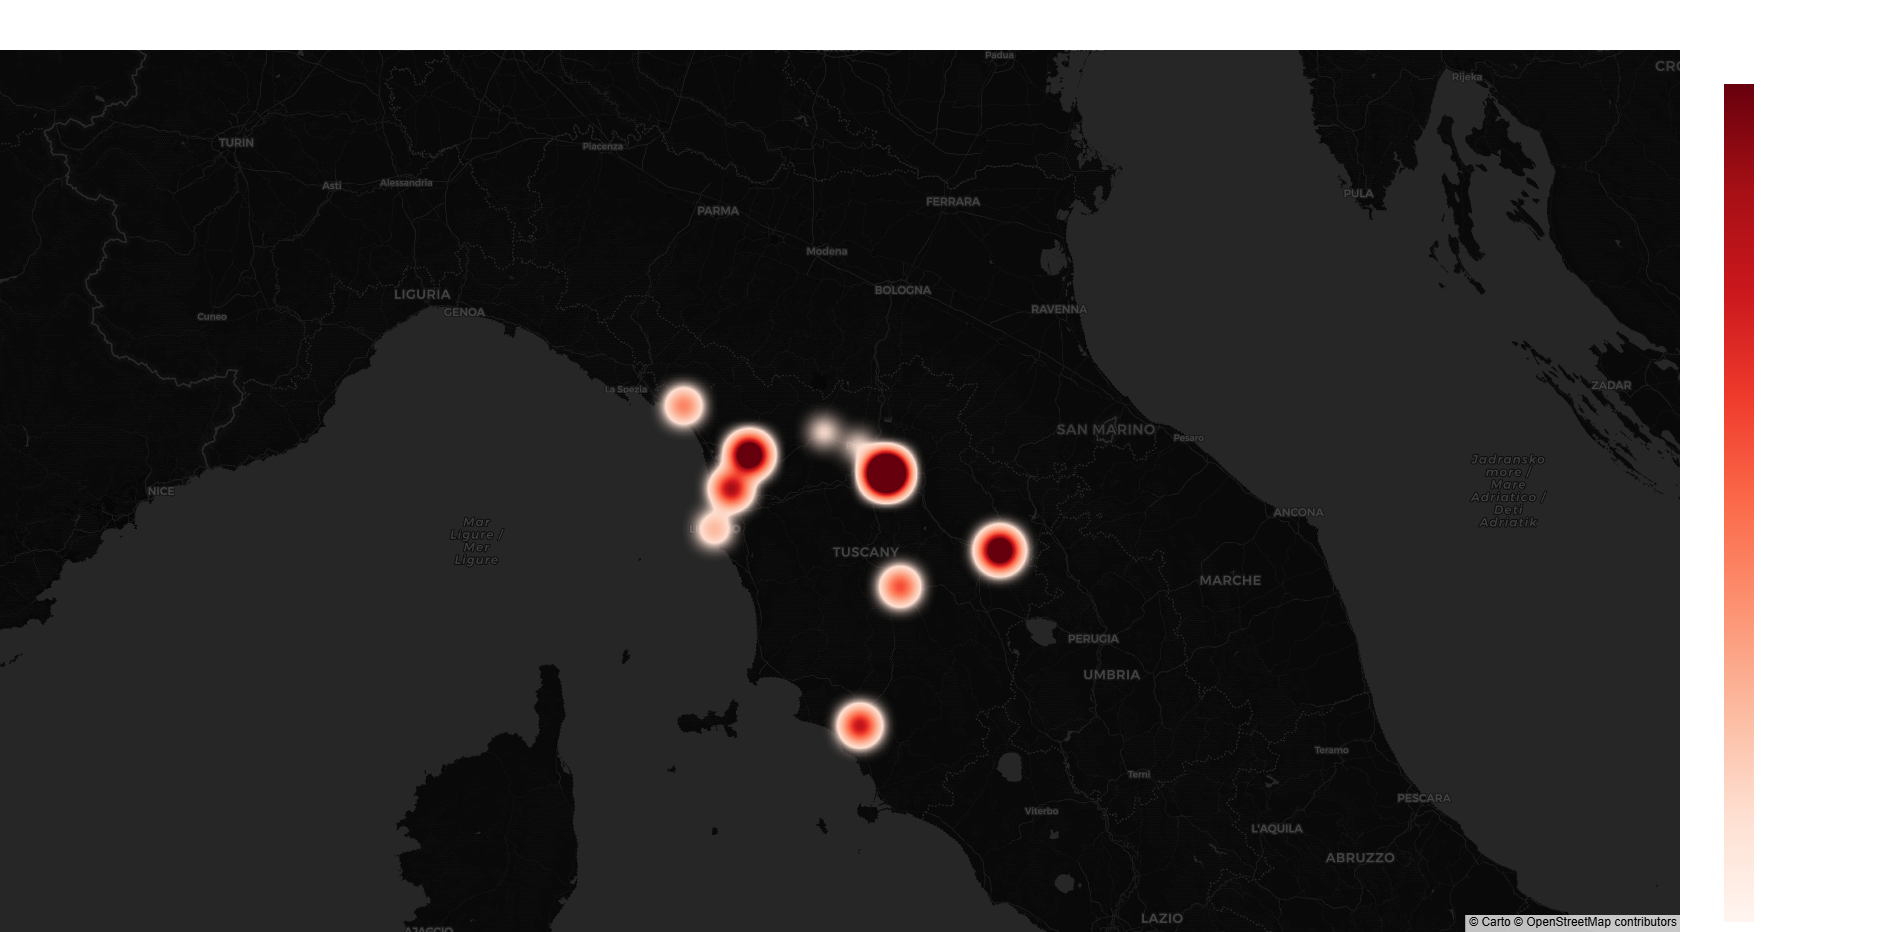

This chart was generated by the following Python code:
import os
import pandas as pd
import plotly.express as px
from dotenv import load_dotenv

# =====================================================================
# CONFIGURATION & PATHS
# =====================================================================
# Calcola la root del progetto (esce dalla cartella 'visualizations')
BASE_DIR = os.path.dirname(os.path.dirname(os.path.abspath(__file__))) if '__file__' in locals() else os.getcwd()
load_dotenv(os.path.join(BASE_DIR, ".env"))

PREMIUM_DB = os.path.join(BASE_DIR, "data_master", "market_master_database.csv")
FLIPPING_DB = os.path.join(BASE_DIR, "data_master", "market_flipping_database.csv")
OUTPUT_HTML = os.path.join(BASE_DIR, "visualizations", "treasure_map_toscana.html")

RENO_COST_MQ = int(os.getenv("RENO_COST_MQ", 1000))

# Coordinate centrali per le province toscane
COORDINATE_PROVINCE = {
    "FI": {"lat": 43.7696, "lon": 11.2558, "nome": "Firenze"},
    "LU": {"lat": 43.8429, "lon": 10.5027, "nome": "Lucca"},
    "AR": {"lat": 43.4631, "lon": 11.8778, "nome": "Arezzo"},
    "SI": {"lat": 43.3188, "lon": 11.3308, "nome": "Siena"},
    "PI": {"lat": 43.7085, "lon": 10.4036, "nome": "Pisa"},
    "LI": {"lat": 43.5485, "lon": 10.3106, "nome": "Livorno"},
    "PT": {"lat": 43.9330, "lon": 10.9121, "nome": "Pistoia"},
    "PO": {"lat": 43.8777, "lon": 11.1022, "nome": "Prato"},
    "GR": {"lat": 42.7605, "lon": 11.1101, "nome": "Grosseto"},
    "MS": {"lat": 44.0367, "lon": 10.1417, "nome": "Massa-Carrara"}
}


def create_profit_heatmap():
    print("🗺️ Generazione Mappa del Tesoro in corso...")

    if not os.path.exists(PREMIUM_DB) or not os.path.exists(FLIPPING_DB):
        print(f"🛑 Errore: Database mancanti in {os.path.join(BASE_DIR, 'data_master')}")
        return

    # 1. Caricamento Dati
    df_p = pd.read_csv(PREMIUM_DB)
    df_f = pd.read_csv(FLIPPING_DB)

    # 2. Pulizia GeoID e calcolo Mediane Premium
    df_p_clean = df_p[df_p['GeoID'].notna() & (~df_p['GeoID'].str.startswith('ERROR', na=True))]
    premium_medians = df_p_clean.groupby('GeoID')['Price_MQ'].median().reset_index()
    premium_medians.columns = ['GeoID', 'Premium_Median_MQ']

    # 3. Join e Calcolo del Profitto Potenziale
    df = pd.merge(df_f, premium_medians, on='GeoID', how='inner')
    df['Potential_Profit'] = (df['Premium_Median_MQ'] * df['Area']) - (df['Price'] + (df['Area'] * RENO_COST_MQ))

    # Filtro sanità: togliamo profitti negativi e follie statistiche
    df = df[(df['Potential_Profit'] > 0) & (df['Premium_Median_MQ'] <= 12000)]

    if df.empty:
        print("Nessun profitto positivo da mappare. Controlla i database.")
        return

    # 4. Estrazione Provincia e Coordinate dal GeoID
    def get_coords(geoid):
        # Esempio GeoID: 0-EU-IT-FI-01-001... -> prende 'FI'
        parts = str(geoid).split('-')
        prov = parts[3] if len(parts) > 3 else "Unknown"
        return prov, COORDINATE_PROVINCE.get(prov, {}).get('lat'), COORDINATE_PROVINCE.get(prov, {}).get('lon')

    df[['Provincia', 'lat', 'lon']] = df['GeoID'].apply(lambda x: pd.Series(get_coords(x)))
    df = df.dropna(subset=['lat', 'lon'])

    # 5. Creazione Mappa di Calore
    fig = px.density_mapbox(
        df,
        lat='lat',
        lon='lon',
        z='Potential_Profit',
        radius=35,
        center=dict(lat=43.7, lon=11.0),
        zoom=7,
        mapbox_style="carto-darkmatter",
        title="MAPPA DEL TESORO: Concentrazione Profitto Potenziale (€) in Toscana",
        hover_data={"Title": True, "Potential_Profit": ":.0f", "Provincia": True},
        color_continuous_scale="Reds"
    )

    # Miglioramento estetica per il Portfolio
    fig.update_layout(
        font=dict(family="Courier New, monospace", size=14, color="white"),
        title_font=dict(size=22),
        margin={"r": 0, "t": 50, "l": 0, "b": 0}
    )

    # 6. Salvataggio
    fig.write_html(OUTPUT_HTML)
    print(f"🔥 Fatto! Mappa salvata in: {OUTPUT_HTML}")
    print("👉 Apri il file nel browser, fai uno screenshot, e salvalo come 'profit_heatmap.png' per GitHub!")


if __name__ == "__main__":
    create_profit_heatmap()
